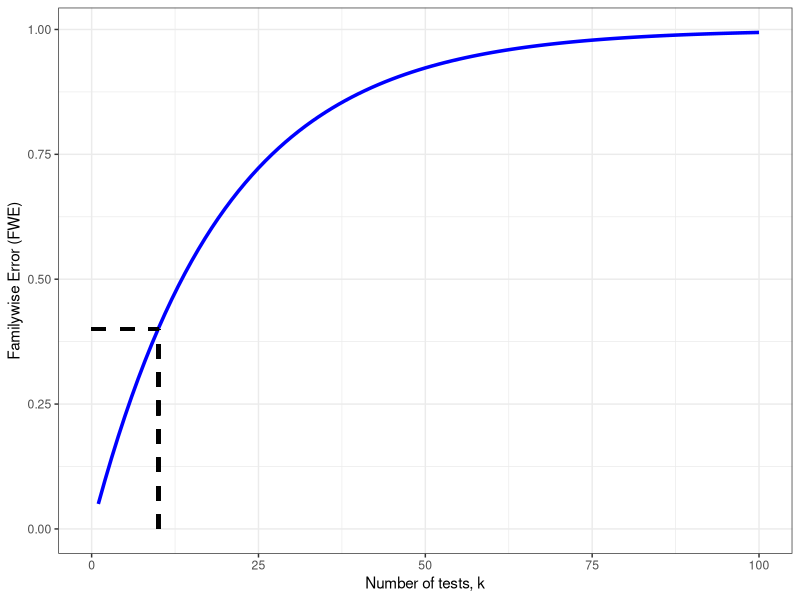

Reproduce this figure in R. (Note: this script raises an error after producing the figure.)
## ---- chunk 1
list_of_packages<-c("tidyverse","kableExtra","knitr","MASS")
new.packages <- list_of_packages[!(list_of_packages %in% installed.packages()[,"Package"])]
if(length(new.packages))install.packages(new.packages,dependencies = TRUE)

library(tidyverse)
library(kableExtra)
library(knitr)
library(MASS)
library(dplyr)
library(gtools) #for permutations

## ---- chunk 2
options(kableExtra.html.bsTable = T)
mymat<-matrix(NA,nrow=2,ncol=3)

mymat[,1]<-c("Reject Null hypothesis","Do Not Reject Null Hypothesis")

mymat[,2]<-c("True Positive","False Negative \n (Type II error)")
mymat[,3]<-c("False Positive \n (Type I error)","True Negative")

mymat<-as.data.frame(mymat)
names(mymat)<-c("","Intervention effective","Intervention ineffective")

knitr::kable(mymat,escape = F, align = "c", booktabs = T, caption = 'Outcomes of hypothesis test') %>%
  kable_styling(c("striped", "bordered"), latex_options = "striped", full_width = F) %>%
  column_spec(1:1, bold = T) %>%
  column_spec(1:3,width = "9em") %>%
  add_header_above(c(" ","Ground truth" = 2))
## ---- chunk 3
k <- seq(1:100)
FWE <- (1-(1-0.05)^k)
fwe_dat<-data.frame(FWE=FWE,k=k)
ggplot(data=fwe_dat,aes(k,FWE,type="l"))+geom_line(size=1.2,colour="blue")+theme_bw()+geom_segment(aes(x=10,y=0,xend=10,yend=0.4),linetype="dashed",size=1.2)+geom_segment(aes(x=0,y=0.4,xend=10,yend=0.4),linetype="dashed",size=1.2)+xlab("Number of tests, k")+ylab("Familywise Error (FWE)")

## ---- chunk 4
options(kableExtra.html.bsTable = T)
P_val_tab<-data.frame(Variable=paste0("X",1:10),Rank=1:10,alpha=rep(0.05,10),p.value=c(0.002,0.004,0.008,0.012,0.023,0.041,0.054,0.091,0.12,0.2))
P_val_tab$BH<-(P_val_tab$Rank/10)*P_val_tab$alpha
P_val_tab$BY<-1:10

for(i in 1:10)
{
P_val_tab$BY[i]<-round((P_val_tab$Rank[i]/10)*(P_val_tab$alpha[i]/sum(1/seq(1:P_val_tab$Rank[i]))),3)
}
P_val_tab %>%
  mutate(BH = cell_spec(BH, color = "black", 
                    background = c(rep("#00FF00",4),rep("#FFFFFF",6))),
         Bonf. = cell_spec(p.value, color = "black", 
                    background = c(rep("#3399FF",2),rep("#FFFFFF",8))),
         BY = cell_spec(BY, color = "black", 
                    background = c(rep("#FF0000",3),rep("#FFFFFF",7)))) %>%
knitr::kable(escape = F,align = "c", booktabs = T,caption = "Corrected p-values using several different methods (Bonferroni, BH, BY)") %>%
  kable_styling(c("striped","condensed"), latex_options = "striped", full_width = F)
  
## ---- chunk 5
z <- 1:6
mycomb<-combinations(6,3,z,repeats.allowed=F) 
#all permutations, but order within a group does not matter, so we need to crunch down, e.g. 123 456 is same as 123 465
I <- vector()
C <- vector()
for (i in 1:nrow(mycomb)){
  I <- c(I,paste0(mycomb[i,],collapse=""))
  cbit <- paste0(z[-mycomb[i,1:3]],collapse="")
  C <- c(C,cbit)
}

allcombs <- data.frame(cbind(I,C))
colnames(allcombs)<- c('Group I','Group C')

allcombs[2:19,] #Needs formatting - maybe just show top of table? Explain first row is actual allocation

## ---- chunk 6
#This is slow to run and so output is saved to file; only need to run this if need to recreate figure.
makepermdemo <- 0 #set to 1 to recreate fig
if(makepermdemo ==1){
set.seed(123)

#generate some t-test data on 10 variables

mysig <- matrix(0.2,4,4)
diag(mysig) <- 1

permdata<-mvrnorm(100,rep(0,4),mysig)
permdata<-as.data.frame(permdata)
permdata$group<-factor(rep(c(1,2),50))
permdata[permdata$group=="2",1:4] <-permdata[permdata$group=="2",1:4]+1
permdata$ID<-1:100

actual_pval <- vector(mode="numeric",4)
  for (j in 1:4) 
{
    t <- t.test(permdata[permdata$group=="1",j],permdata[permdata$group=="2",j], alternative="two.sided")
    actual_pval[j] <- t$p.value
  }

myp<-data.frame(pvalue=actual_pval,x=1:4)

#-------------------------------------------------------------#

niter <- 1000
my_p <- data.frame(matrix(NA,nrow=niter,ncol=4))

for (i in 1:niter) {
  for (j in 1:4) {
    
    perm.g1s <- permdata %>% dplyr::select(paste0("V",j),group) %>% filter(group==1) %>% sample_n(50, replace=T)
    perm.g2s <- permdata %>% dplyr::select(paste0("V",j),group) %>% filter(group==2) %>% sample_n(50, replace=T)
    
        perm.test <- data.frame(g1=perm.g1s[,1],g2=perm.g2s[,1])
        t <- t.test(perm.test$g1, perm.test$g2, alternative="two.sided")
        my_p[i,j] <- t$p.value
  }
}

q <- apply(my_p, MARGIN = 2, quantile, probs = c(0.05, 0.5, 0.95))
q <- as.data.frame(t(q))
names(q) <- c("low","median","up")
q$Variable <- 1:4

ggplot(data=q,aes(median,Variable)) + geom_errorbarh(aes(xmin=low, xmax=up),size=1,alpha=0.25) +
scale_x_log10() + ylab("Variable") + xlab("p-value") + scale_y_continuous(breaks=NULL)+
geom_point(data=myp, aes(y=x,x=pvalue), size=4,shape=4)+theme_bw()
}
if (makepermdemo==0){
  knitr::include_graphics("images/permtestdemo.jpg")
}
